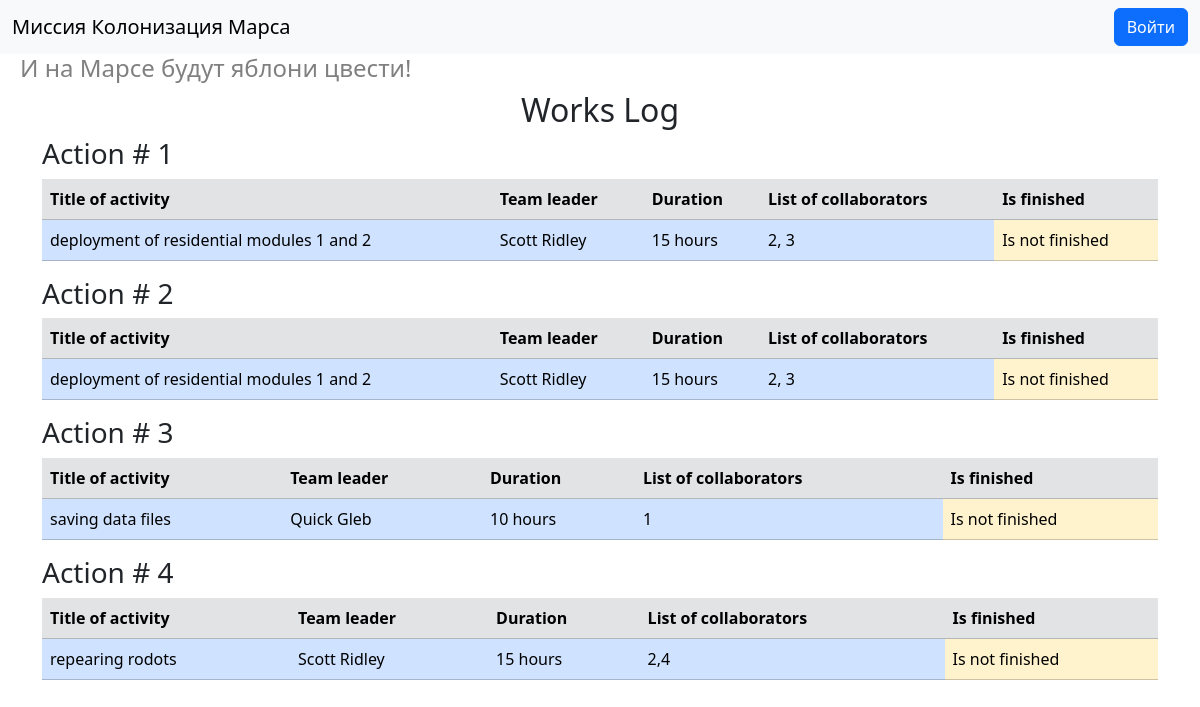
The page /index on the database as committed earlier.
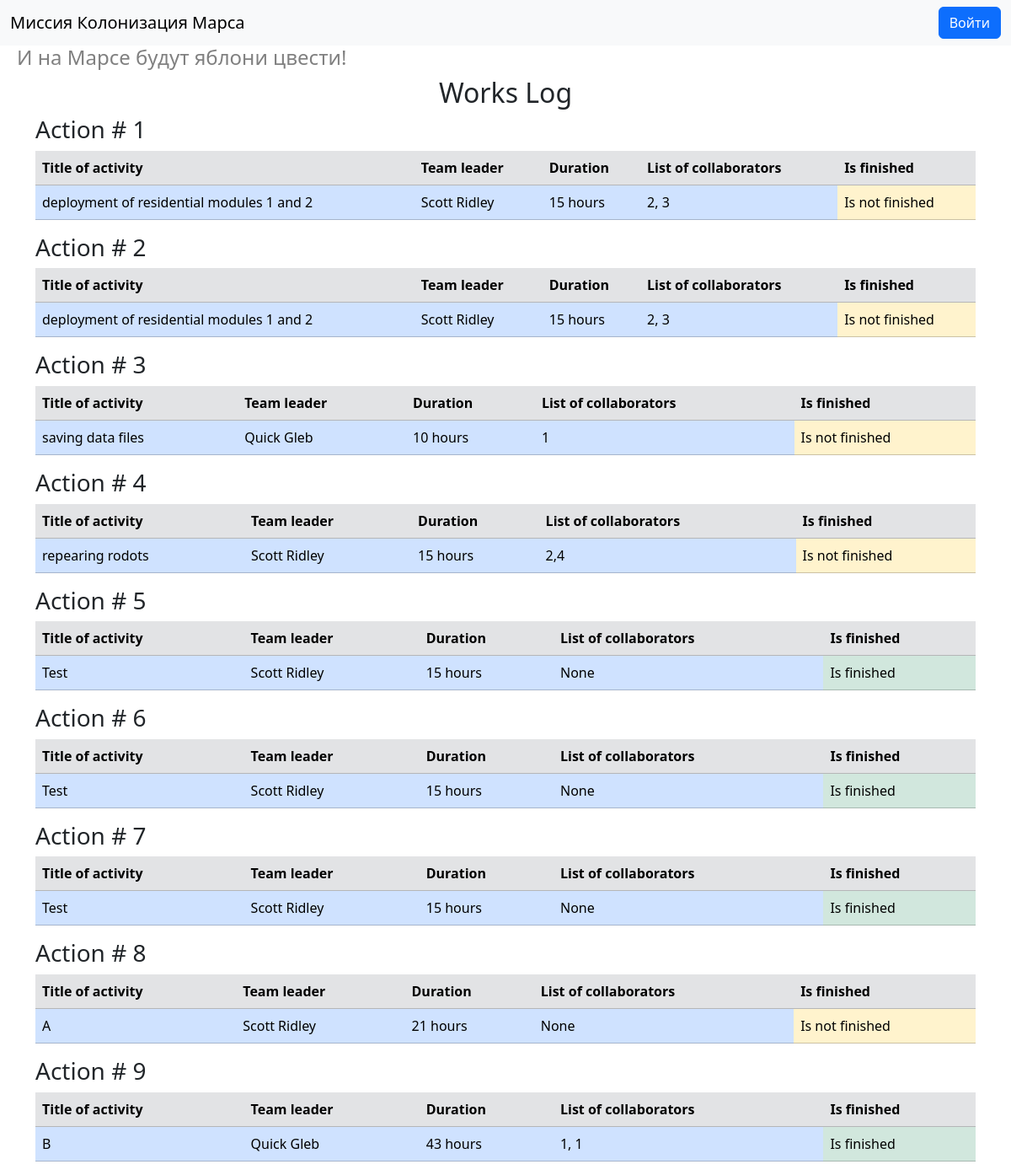
The same page on the database as committed later.
### data/jobs.py (models this page shows, shortened)
class Jobs(SqlAlchemyBase):
    __tablename__ = "jobs"
    id = Column(Integer, primary_key=True, autoincrement=True)
    team_leader = Column(Integer, ForeignKey('users.id'))
    user = orm.relationship('User')
    job = Column(String)
    work_size = Column(Integer)
    collaborators = Column(String)
    start_date = Column(DateTime)
    end_date = Column(DateTime)
    is_finished = Column(Boolean)

### data/users.py (models this page shows, shortened)
class User(SqlAlchemyBase, UserMixin):
    __tablename__ = "users"
    id = Column(Integer, primary_key=True, autoincrement=True)
    surname = Column(String)
    name = Column(String)
    age = Column(Integer)
    position = Column(String)
    speciality = Column(String)
    address = Column(String)
    email = Column(String, unique=True)
    hashed_password = Column(String)
    modified_date = Column(DateTime)
    jobs = orm.relationship('Jobs', back_populates='user')

### app.py (the view)
@app.route('/')
@app.route('/index')
def index():
    session = create_session()
    result = session.query(Jobs, User).join(
        User,
        Jobs.team_leader == User.id
    )
    return render_template('index.html', title='Главная страница', result=result)

### data/db_session.py (called while the page is built)
def create_session() -> Session:
    global __factory
    return __factory()

### templates/index.html
{% extends 'base.html' %}
{% block content %}
<div class="container">
    <div class="row">
        <div class="col">
            <h2 class="text-center">Works Log</h2>
        </div>
    </div>
    {% for jobs, user in result %}
    <div class="row">
        <div class="col">
            <h3>Action # {{ jobs.id }}</h3>
        </div>
    </div>
    <div class="row">
        <div class="col">
            <table class="table">
                <tr class="table-secondary">
                    <th>Title of activity</th>
                    <th>Team leader</th>
                    <th>Duration</th>
                    <th>List of collaborators</th>
                    <th>Is finished</th>
                </tr>
                <tr class="table-primary">
                    <td>{{ jobs.job }}</td>
                    <td>{{ user.surname }} {{ user.name }}</td>
                    <td>{{ jobs.work_size }} hours</td>
                    <td>{{ jobs.collaborators }}</td>
                    {% if jobs.is_finished %}
                    <td class="table-success">Is finished</td>
                    {% else %}
                    <td class="table-warning">Is not finished</td>
                    {% endif %}
                </tr>
            </table>
        </div>
    </div>
    {% endfor %}
</div>
{% endblock %}

### templates/base.html (shortened to what this page needs)
<!DOCTYPE html>
<html lang="ru">
<head>
    <link href="https://cdn.jsdelivr.net/npm/bootstrap@5.3.8/dist/css/bootstrap.min.css" rel="stylesheet"
>
    <link href="{{ url_for('static', filename='css/style.css') }}" rel="stylesheet">
</head>
<body>
<nav class="navbar bg-body-tertiary">
    <div class="container-fluid">
        <h1 class="navbar-brand mb-0">Миссия Колонизация Марса</h1>
        <ul class="navbar-nav">
            {% if current_user.is_authenticated %}
            <li>
                <a href="#" class="nav-link">{{ current_user.name }}</a>
            </li>
            <li class="nav-item">
                <a href="/logout" class="btn btn-danger">Выйти</a>
            </li>
            {% else %}
            <li class="nav-item">
                <a href="/login" class="btn btn-primary">Войти</a>
            </li>
            {% endif %}
        </ul>
    </div>
</nav>
<h4>И на Марсе будут яблони цвести!</h4>
{% block content %}{% endblock %}
</body>
</html>

### static/css/style.css (style rules this page uses)
h4 { color: grey; padding-left: 20px; }

Rows that differ between the two databases and show on the page:
added Jobs: id "5", job "Test", surname "Scott", name "Ridley", work_size "15", collaborators "None", is_finished "Is finished"
added Jobs: id "6", job "Test", surname "Scott", name "Ridley", work_size "15", collaborators "None", is_finished "Is finished"
added Jobs: id "7", job "Test", surname "Scott", name "Ridley", work_size "15", collaborators "None", is_finished "Is finished"
added Jobs: id "8", job "A", surname "Scott", name "Ridley", work_size "21", collaborators "None", is_finished "Is not finished"
added Jobs: id "9", job "B", surname "Quick", name "Gleb", work_size "43", collaborators "1, 1", is_finished "Is finished"
